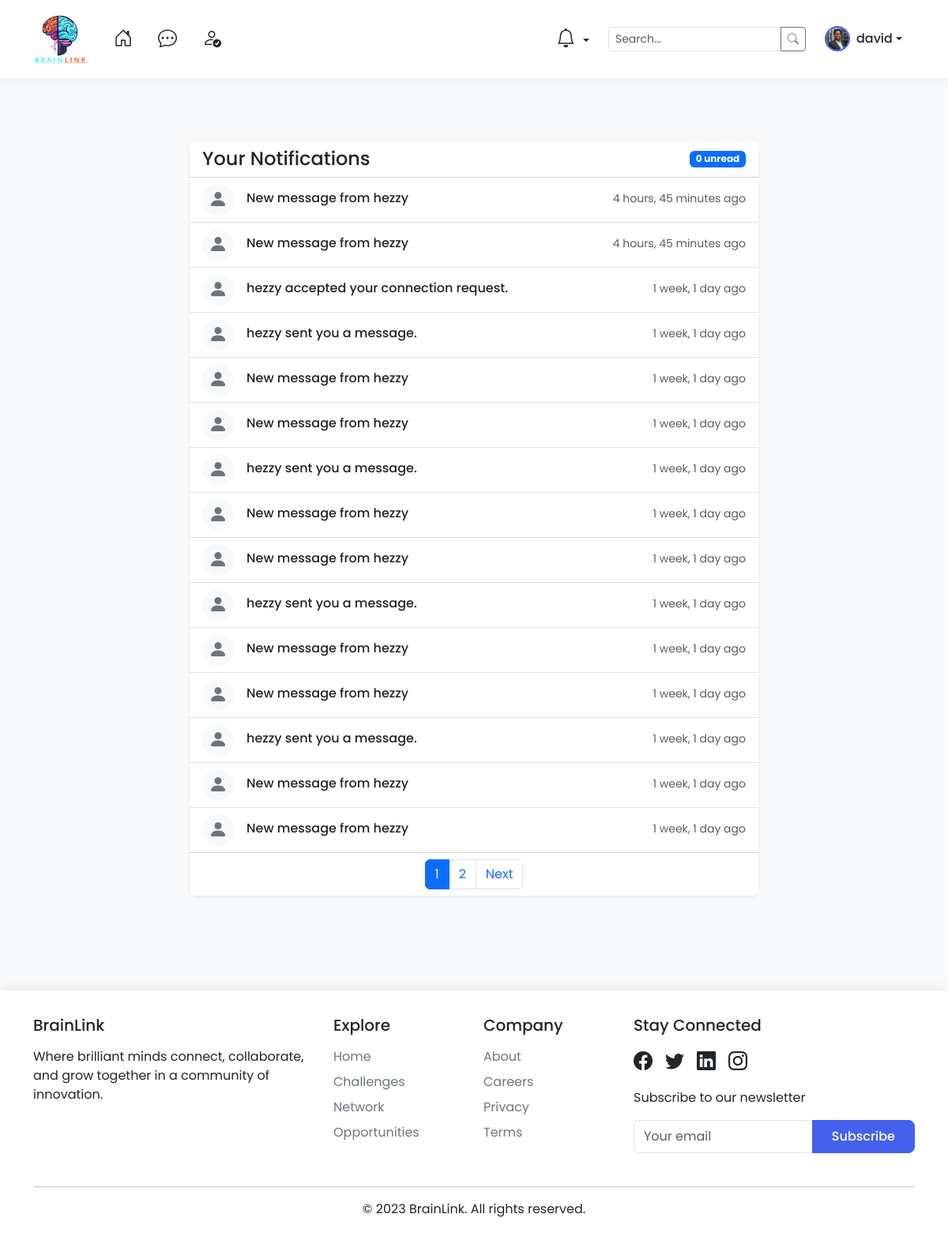
The page /notifications/ (signed in) on the database its author committed.
### core/models.py (models this page shows, shortened)
class User(AbstractUser):
    USER_ROLES = [
        ('super_super', 'Super Super User'),
        ('super', 'Super User'),
        ('admin', 'Admin'),
        ('mentor', 'Mentor'),
        ('student', 'Student'),
        ('recruiter', 'Recruiter'),
        ('sponsor', 'Sponsor'),
    ]
    role = models.CharField(max_length=20, choices=USER_ROLES, default='student')
    is_verified = models.BooleanField(default=False)
    phone = models.CharField(max_length=20, blank=True, null=True)

class Notification(models.Model):
    NOTIFICATION_TYPES = [
        ('connection_request', 'Connection Request'),
        ('connection_accepted', 'Connection Accepted'),
        ('message', 'Message'),
        ('post_like', 'Post Like'),
        ('post_comment', 'Post Comment'),
    ]
    recipient = models.ForeignKey(User, on_delete=models.CASCADE, related_name='received_notifications')
    sender = models.ForeignKey(User, on_delete=models.CASCADE, related_name='sent_notifications')
    notification_type = models.CharField(max_length=20, choices=NOTIFICATION_TYPES)
    message = models.CharField(max_length=255)
    read = models.BooleanField(default=False)
    created_at = models.DateTimeField(auto_now_add=True)
    related_object_id = models.PositiveIntegerField(null=True, blank=True)
    content_type = models.ForeignKey(ContentType, on_delete=models.CASCADE, null=True, blank=True)
    object_id = models.PositiveIntegerField(null=True, blank=True)
    content_object = GenericForeignKey('content_type', 'object_id')
    class Meta:
        ordering = ['-created_at']

### core/views.py (the view)
# urls.py: path('notifications/', all_notifications, name='all_notifications'),
@login_required
def all_notifications(request):
    notifications = request.user.received_notifications.all().order_by('-created_at')
    notifications.filter(read=False).update(read=True)
    paginator = Paginator(notifications, 15) # 15 notifications per page
    page_number = request.GET.get('page')
    page_obj = paginator.get_page(page_number)
    unread_count = request.user.received_notifications.filter(read=False).count()
    return render(request, 'notifications/all_notifications.html', {
        'notifications': page_obj,
        'page_obj': page_obj,
        'unread_count': unread_count, # This will typically be 0 after marking current page as read
        'is_paginated': paginator.num_pages > 1
    })

### core/templates/notifications/all_notifications.html (shortened to what this page needs)
{% extends 'base.html' %}
{% block content %}
<div class="container py-4">
    <div class="row justify-content-center">
        <div class="col-lg-8">
            <div class="card shadow-sm">
                <div class="card-header bg-white">
                    <div class="d-flex justify-content-between align-items-center">
                        <h4 class="mb-0">Your Notifications</h4>
                        <span class="badge bg-primary">
                            {{ unread_count }} unread
                        </span>
                    </div>
                </div>
                <div class="card-body p-0">
                    <div class="list-group list-group-flush">
                        {% for notification in notifications %}
                            <div class="list-group-item list-group-item-action {% if not notification.read %}list-group-item-primary{% endif %}">
                                <div class="d-flex align-items-center">
                                    {% if notification.sender.profile.profile_pic %}
                                        <img src="{{ notification.sender.profile.profile_pic.url }}"
                                            class="rounded-circle me-3" width="40" height="40">
                                    {% else %}
                                        <div class="rounded-circle bg-light text-secondary d-flex align-items-center justify-content-center me-3"
                                            style="width:40px;height:40px;">
                                            <i class="bi bi-person-fill" style="font-size: 1.5rem;"></i>
                                        </div>
                                    {% endif %}
                                    <div class="flex-grow-1">
                                        <div class="d-flex justify-content-between align-items-start">
                                            <h6 class="mb-1 me-2">
                                                {{ notification.message }}
                                            </h6>
                                            <small class="text-muted text-nowrap">{{ notification.created_at|timesince }} ago</small>
                                        </div>
                                    </div>
                                </div>
                            </div>
                        {% endfor %}
                    </div>
                </div>
                {% if is_paginated %}
                <div class="card-footer bg-white">
                    <nav aria-label="Notifications pagination">
                        <ul class="pagination justify-content-center mb-0">
                            {% for num in page_obj.paginator.page_range %}
                                {% if page_obj.number == num %}
                                    <li class="page-item active">
                                        <span class="page-link">{{ num }}</span>
                                    </li>
                                {% else %}
                                    <li class="page-item">
                                        <a class="page-link" href="?page={{ num }}">{{ num }}</a>
                                    </li>
                                {% endif %}
                            {% endfor %}
                            {% if page_obj.has_next %}
                                <li class="page-item">
                                    <a class="page-link" href="?page={{ page_obj.next_page_number }}">Next</a>
                                </li>
                            {% endif %}
                        </ul>
                    </nav>
                </div>
                {% endif %}
            </div>
        </div>
    </div>
</div>
{% endblock %}

### core/templates/base.html (shortened to what this page needs)
{% load static %}
<!DOCTYPE html>
<html lang="en">
<head>
    <link href="https://cdn.jsdelivr.net/npm/bootstrap@5.3.0/dist/css/bootstrap.min.css" rel="stylesheet">
    <link rel="stylesheet" href="https://cdn.jsdelivr.net/npm/bootstrap-icons@1.10.0/font/bootstrap-icons.css">
</head>
<body>
        {% if user.is_authenticated %}
    <nav class="navbar navbar-expand-lg sticky-top">
        <div class="container">
            <a class="navbar-brand d-flex align-items-center" href="{% url 'home' %}">
                <img src="{% static 'images/BrainLink.png' %}" alt="BrainLink Logo">
            </a>
            <div class="collapse navbar-collapse" id="mainNav">
                <ul class="navbar-nav me-auto mb-2 mb-lg-0">
                    <li class="nav-item">
                        <a class="nav-link {% if request.resolver_match.url_name == 'home' %}active{% endif %}" href="{% url 'home' %}" title="Home" data-bs-toggle="tooltip" data-bs-placement="bottom">
                            <i class="bi bi-house-door fw-bold fs-4"></i>
                        </a>
                    </li>
                    <li class="nav-item">
                        <a class="nav-link" href="{% url 'chat_list_history' %}" title="Chat" data-bs-toggle="tooltip" data-bs-placement="bottom">
                            <i class="bi bi-chat-dots fw-bold fs-4"></i>
                        </a>
                    </li>
                    <li class="nav-item">
                        <a class="nav-link" href="{% url 'connections_view' %}" title="Connections" data-bs-toggle="tooltip" data-bs-placement="bottom">
                            <i class="bi bi-person-check fw-bold fs-4"></i>
                        </a>
                    </li>
                </ul>
                <ul class="navbar-nav align-items-center">
                    {% if request.user.is_authenticated %}
                        <li class="nav-item dropdown">
                            <a class="nav-link dropdown-toggle" href="#" id="notificationsDropdown" role="button" data-bs-toggle="dropdown" aria-expanded="false" title="Notifications" data-bs-toggle="tooltip" data-bs-placement="bottom">
                                <i class="bi bi-bell fw-bold fs-4 position-relative">
                                </i>
                            </a>
                        </li>
                    {% endif %}
                    <li class="nav-item ms-lg-2">
                        <div class="input-group" style="max-width: 250px;">
                            <input type="text" class="form-control form-control-sm" placeholder="Search...">
                            <button class="btn btn-outline-secondary btn-sm" type="button">
                                <i class="bi bi-search"></i>
                            </button>
                        </div>
                    </li>
                    <li class="nav-item dropdown ms-lg-2">
                        <a href="#" class="nav-link d-flex align-items-center text-decoration-none dropdown-toggle p-0" id="userDropdown" role="button" data-bs-toggle="dropdown" aria-expanded="false">
                            {% if user.profile.profile_pic %}
                            <img src="{{ user.profile.profile_pic.url }}" class="profile-img" alt="Profile">
                            {% else %}
                            <img src="{% static 'images/default-profile.jpg' %}" class="profile-img" alt="Profile">
                            {% endif %}
                            <span class="d-none d-lg-inline ms-2">{{ user.username }}</span>
                        </a>
                    </li>
                </ul>
            </div>
        </div>
    </nav>
    {% endif %}
    <main class="container my-4">
        {% block content %}{% endblock %}
    </main>
    <footer class="mt-auto">
        <div class="container">
            <div class="row">
                <div class="col-md-4 mb-4">
                    <h5 class="mb-3">BrainLink</h5>
                    <p>Where brilliant minds connect, collaborate, and grow together in a community of innovation.</p>
                </div>
                <div class="col-md-2 mb-4">
                    <h5 class="mb-3">Explore</h5>
                    <ul class="list-unstyled footer-links">
                        <li class="mb-2"><a href="#">Home</a></li>
                        <li class="mb-2"><a href="#">Challenges</a></li>
                        <li class="mb-2"><a href="#">Network</a></li>
                        <li class="mb-2"><a href="#">Opportunities</a></li>
                    </ul>
                </div>
                <div class="col-md-2 mb-4">
                    <h5 class="mb-3">Company</h5>
                    <ul class="list-unstyled footer-links">
                        <li class="mb-2"><a href="#">About</a></li>
                        <li class="mb-2"><a href="#">Careers</a></li>
                        <li class="mb-2"><a href="#">Privacy</a></li>
                        <li class="mb-2"><a href="#">Terms</a></li>
                    </ul>
                </div>
                <div class="col-md-4 mb-4">
                    <h5 class="mb-3">Stay Connected</h5>
                    <div class="d-flex mb-3">
                        <a href="#" class="me-3 text-dark"><i class="bi bi-facebook fs-4"></i></a>
                        <a href="https://x.com/Kvng_Hezzy" class="me-3 text-dark"><i class="bi bi-twitter fs-4"></i></a>
                        <a href="https://www.linkedin.com/in/profhezzy/" class="me-3 text-dark"><i class="bi bi-linkedin fs-4"></i></a>
                        <a href="https://www.instagram.com/prof_hezzy94/" class="me-3 text-dark"><i class="bi bi-instagram fs-4"></i></a>
                    </div>
                    <p>Subscribe to our newsletter</p>
                    <div class="input-group">
                        <input type="email" class="form-control" placeholder="Your email">
                        <button class="btn btn-primary" type="button">Subscribe</button>
                    </div>
                </div>
            </div>
            <hr>
            <div class="text-center">
                <p class="mb-0">© 2023 BrainLink. All rights reserved.</p>
            </div>
        </div>
    </footer>
</body>
</html>

### core/templates/base.html (style rules this page uses)
:root { --primary-color: #4361ee; --secondary-color: #3f37c9; --accent-color: #4cc9f0; --light-bg: #f8f9fa; --dark-text: #212529; --light-text: #6c757d; }
body { font-family: 'Poppins', sans-serif; background-color: var(--light-bg); color: var(--dark-text); min-height: 100vh; display: flex; flex-direction: column; }
.navbar { background-color: white; box-shadow: 0 4px 12px rgba(0, 0, 0, 0.05); padding: 0.8rem 0; }
.navbar-brand img { width: 70px; height: auto; }
.nav-link { font-weight: 500; color: var(--dark-text) !important; padding: 0.5rem 1rem !important; transition: all 0.3s ease; }
.profile-img { width: 32px; height: 32px; border-radius: 50%; object-fit: cover; border: 2px solid var(--primary-color); }
main { flex: 1; padding-top: 2rem; padding-bottom: 3rem; }
.card { border: none; border-radius: 12px; box-shadow: 0 5px 15px rgba(0, 0, 0, 0.05); transition: transform 0.3s ease, box-shadow 0.3s ease; margin-bottom: 1.5rem; }
.btn-primary { background-color: var(--primary-color); border-color: var(--primary-color); padding: 0.5rem 1.5rem; border-radius: 8px; font-weight: 500; }
footer { background-color: white; padding: 2rem 0; box-shadow: 0 -4px 12px rgba(0, 0, 0, 0.05); }
.footer-links a { color: var(--light-text); text-decoration: none; transition: color 0.3s; }

### rows shown on the page
User: username "david"
Notification: message "New message from hezzy", created_at "4 hours, 45 minutes"
Notification: message "New message from hezzy", created_at "4 hours, 45 minutes"
Notification: message "hezzy accepted your connection request.", created_at "1 week, 1 day"
Notification: message "hezzy sent you a message.", created_at "1 week, 1 day"
Notification: message "New message from hezzy", created_at "1 week, 1 day"
Notification: message "New message from hezzy", created_at "1 week, 1 day"
Notification: message "hezzy sent you a message.", created_at "1 week, 1 day"
Notification: message "New message from hezzy", created_at "1 week, 1 day"
Notification: message "New message from hezzy", created_at "1 week, 1 day"
Notification: message "hezzy sent you a message.", created_at "1 week, 1 day"
Notification: message "New message from hezzy", created_at "1 week, 1 day"
Notification: message "New message from hezzy", created_at "1 week, 1 day"
Notification: message "hezzy sent you a message.", created_at "1 week, 1 day"
Notification: message "New message from hezzy", created_at "1 week, 1 day"
Notification: message "New message from hezzy", created_at "1 week, 1 day"

### other values the page prints
{{ unread_count }} "0"
{{ num }} "1"
{{ num }} "2"
